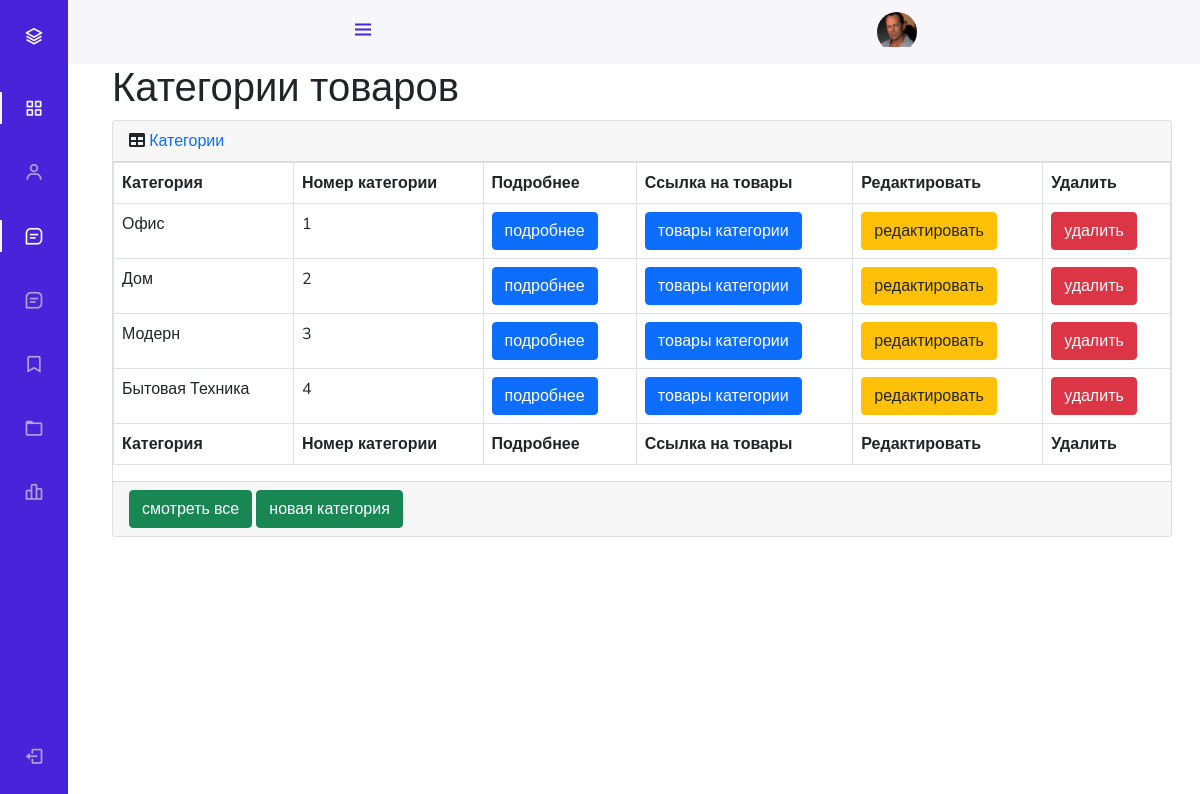
Page /admin_staff/categories/read/ (signed in) on the committed database.
### authapp/models.py (models this page shows, shortened)
class ShopUser(AbstractUser):
    avatar = models.ImageField(
        upload_to='user_avatars',
        blank=True
    )
    age = models.PositiveIntegerField(
        verbose_name='возраст',
        default=18
    )
    REQUIRED_FIELDS = AbstractUser.REQUIRED_FIELDS + ['age']
    activation_key = models.CharField(
        max_length=128,
        blank=True
    )
    activation_key_created = models.DateTimeField(
        auto_now_add=True,
        blank=True,
        null=True,
    )

### mainapp/models.py (models this page shows, shortened)
class ProductCategory(models.Model):
    name = models.CharField(
        max_length=64,
        unique=True,
        verbose_name='имя',
    )
    description = models.TextField(
        verbose_name='описание',
        blank=True,
    )
    created_at = models.DateTimeField(
        auto_now_add=True,
    )
    updated_at = models.DateTimeField(
        auto_now=True,
    )
    is_active = models.BooleanField(
        verbose_name='активна',
        default=True
    )

### adminapp/views.py (the view)
# urls.py: path('categories/read/', adminapp.ProductCategoryListView.as_view(), name='categories'),
class ProductCategoryListView(ListView):
    model = ProductCategory
    template_name = 'categories/categories.html'
    @method_decorator(user_passes_test(lambda u: u.is_superuser))
    def dispatch(self, *args, **kwargs):
        return super().dispatch(*args, **kwargs)
    def get_context_data(self, **kwargs):
        context = super().get_context_data(**kwargs)
        context['title'] = 'админка/Категории'
        return context

### mainapp/context_processors.py (called while the page is built)
def basket(request):
    basket_list = []
    if request.user.is_authenticated:
        basket_list = Basket.objects.filter(user=request.user)
    return {
        'basket': basket_list
    }

### adminapp/templates/categories/categories.html (shortened to what this page needs)
{% extends 'admin_base.html' %}
{% load static %}
{% block content %}
    <div class="container-fluid">
    <h1 class="mt-4">Категории товаров</h1>
        <div class="card mb-4">
            <div class="card-header">
                <i class="fa fa-table mr-1"></i>
                <a href="{% url 'adminapp:categories' %}">Категории</a>
            </div>
            <table class="table table-bordered" id="dataTable" width="100%" cellspacing="0">
                <thead>
                <tr>
                    <th>Категория</th>
                    <th>Номер категории</th>
                    <th>Подробнее</th>
                    <th>Ссылка на товары</th>
                    <th>Редактировать</th>
                    <th>Удалить</th>
                </tr>
                </thead>
                <tfoot>
                <tr>
                    <th>Категория</th>
                    <th>Номер категории</th>
                    <th>Подробнее</th>
                    <th>Ссылка на товары</th>
                    <th>Редактировать</th>
                    <th>Удалить</th>
                </tr>
                </tfoot>
                <tbody>
                    {% for category in object_list %}
                        <tr {% if not category.is_active %} style="opacity: 0.5;" {% endif %}>
                            <td>
                                {{ category.name|title }}
                            </td>
                            <td>
                                {{ category.pk }}
                            </td>
                            <td>
                                <button class="btn btn-primary">
                                    <a class="text-white" href={% url 'adminapp:category' category.pk %}>
                                         подробнее
                                </button>
                            </td>
                            <td>
                                <button class="btn btn-primary">
                                    <a class="text-white" href={% url 'adminapp:products' category.pk %}>
                                        товары категории
                                </button>
                            </td>
                            <td>
                                <button class="btn btn-warning">
                                    <a class="text-dark" href={% url 'adminapp:category_update' category.pk %}>
                                        редактировать
                                </button>
                            </td>
                            <td>
                                <button class="btn btn-danger">
                                    <a class="text-white" href={% url 'adminapp:category_delete' category.pk %}>
                                        удалить
                                </button>
                            </td>
                        </tr>
                    {% endfor%}
                </tbody>
            </table>
            <div class="card-footer">
                <button class="btn btn-success">
                    <a class="text-white" href={% url 'adminapp:products' 0 %}>
                        смотреть все
                </button>
                <button class="btn btn-success">
                    <a class="text-white" href={% url 'adminapp:category_create' %}>
                        новая категория
                </button>
            </div>
        </div>
    </div>
{% endblock %}

### adminapp/templates/includes/inc_sidebar.html (shortened to what this page needs)
<header class="header" id="header">
    <div class="header_toggle"> <i class='bx bx-menu' id="header-toggle"></i> </div>
    <div class="header_img">
        <a href="{% url 'auth:edit' %}">
            {% if not user.avatar %}
                <i class="fas fa-user-circle icon fa-10x"></i>
            {% else %}
                <img src="/media/{{ user.avatar }}">
            {% endif %}
        </a>
    </div>
</header>
<div class="l-navbar" id="nav-bar">
    <nav class="nav">
        <div>
            <a href="{% url 'index' %}" class="nav_logo">
                <i class='bx bx-layer nav_logo-icon'></i>
            </a>
            <div class="nav_list">
                <a href="#" class="nav_link active">
                    <i class='bx bx-grid-alt nav_icon'></i>
                </a>
                <a href="{% url 'admin_staff:users' %}"
                   class=" nav_link">
                    <i class='bx bx-user nav_icon'></i>
                </a>
                <a href="{% url 'admin_staff:categories' %}"
                   class="{% if request.resolver_match.url_name == 'categories' %}
                        active
                    {% endif %} nav_link">
                    <i class='bx bx-message-square-detail nav_icon'></i>
                </a>
                <a href="#" class="nav_link">
                    <i class='bx bx-message-square-detail nav_icon'></i>
                </a>
                <a href="#" class="nav_link">
                    <i class='bx bx-bookmark nav_icon'></i>
                </a>
                <a href="#" class="nav_link">
                    <i class='bx bx-folder nav_icon'></i>
                </a>
                <a href="#" class="nav_link">
                    <i class='bx bx-bar-chart-alt-2 nav_icon'></i>
                </a>
            </div>
        </div>
        <a href="{% url 'auth:login' %}"
           class=" nav_link">
            <i class='bx bx-log-out nav_icon'></i>
        </a>
    </nav>
</div>

### geekshop/static/style.css (style rules this page uses)
:root { --header-height: 3rem; --nav-width: 68px; --first-color: #4723D9; --first-color-light: #AFA5D9; --white-color: #F7F6FB; --body-font: 'Nunito', sans-serif; --normal-font-size: 1rem; --z-fixed: 100 }
body { position: relative; margin: var(--header-height) 0 0 0; padding: 0 1rem; font-family: var(--body-font); font-size: var(--normal-font-size); transition: .5s }
a { text-decoration: none }
.header { width: 100%; height: var(--header-height); position: fixed; top: 0; left: 0; display: flex; align-items: center; justify-content: space-between; padding: 0 1rem; background-color: var(--white-color); z-index: var(--z-fixed); transition: .5s }
.header_toggle { color: var(--first-color); font-size: 1.5rem; cursor: pointer }
.header_img { width: 35px; height: 35px; display: flex; justify-content: center; border-radius: 50%; overflow: hidden }
.header_img img { width: 40px }
.l-navbar { position: fixed; top: 0; left: -30%; width: var(--nav-width); height: 100vh; background-color: var(--first-color); padding: .5rem 1rem 0 0; transition: .5s; z-index: var(--z-fixed) }
.nav { height: 100%; display: flex; flex-direction: column; justify-content: space-between; overflow: hidden }
.nav_logo, .nav_link { grid-template-columns: max-content max-content; align-items: center; column-gap: 1rem; padding: .5rem 0 .5rem 1.5rem }
.nav_logo { margin-bottom: 2rem }
.nav_logo-icon { font-size: 1.25rem; color: var(--white-color) }
.nav_link { position: relative; color: var(--first-color-light); margin-bottom: 1.5rem; transition: .3s }
.nav_icon { font-size: 1.25rem }
.active { color: var(--white-color) }
.active::before { content: ''; position: absolute; left: 0; width: 2px; height: 32px; background-color: var(--white-color) }
@media screen and (min-width: 768px) { body { margin: calc(var(--header-height) + 1rem) 0 0 0; padding-left: calc(var(--nav-width) + 2rem) } }
@media screen and (min-width: 768px) { .header { height: calc(var(--header-height) + 1rem); padding: 0 2rem 0 calc(var(--nav-width) + 2rem) } }
@media screen and (min-width: 768px) { .header_img { width: 40px; height: 40px } }
@media screen and (min-width: 768px) { .header_img img { width: 45px } }
@media screen and (min-width: 768px) { .l-navbar { left: 0; padding: 1rem 1rem 0 0 } }

### rows in the picture
ShopUser: avatar (picture)
ProductCategory: name "Офис", pk "1"
ProductCategory: name "Дом", pk "2"
ProductCategory: name "Модерн", pk "3"
ProductCategory: name "Бытовая Техника", pk "4"
